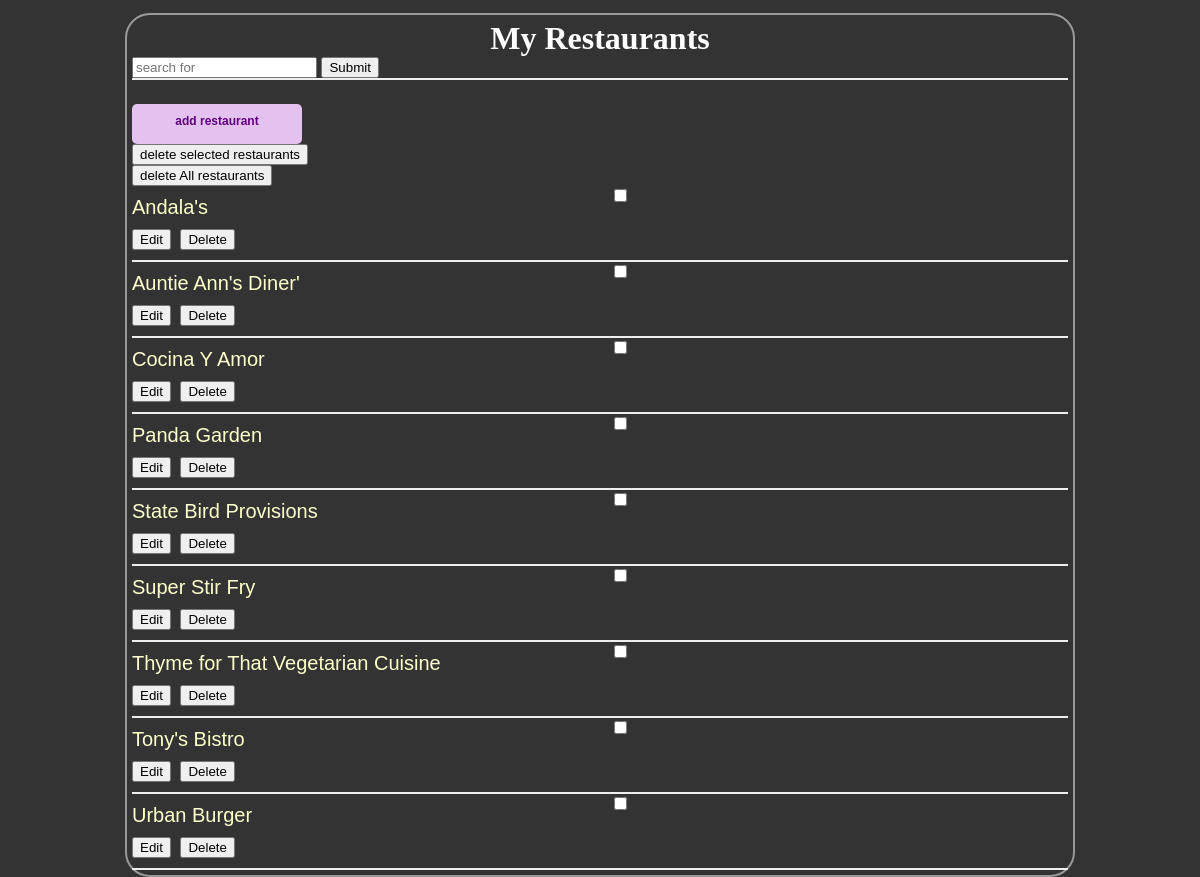
The page /restaurants/ on the database as committed earlier.
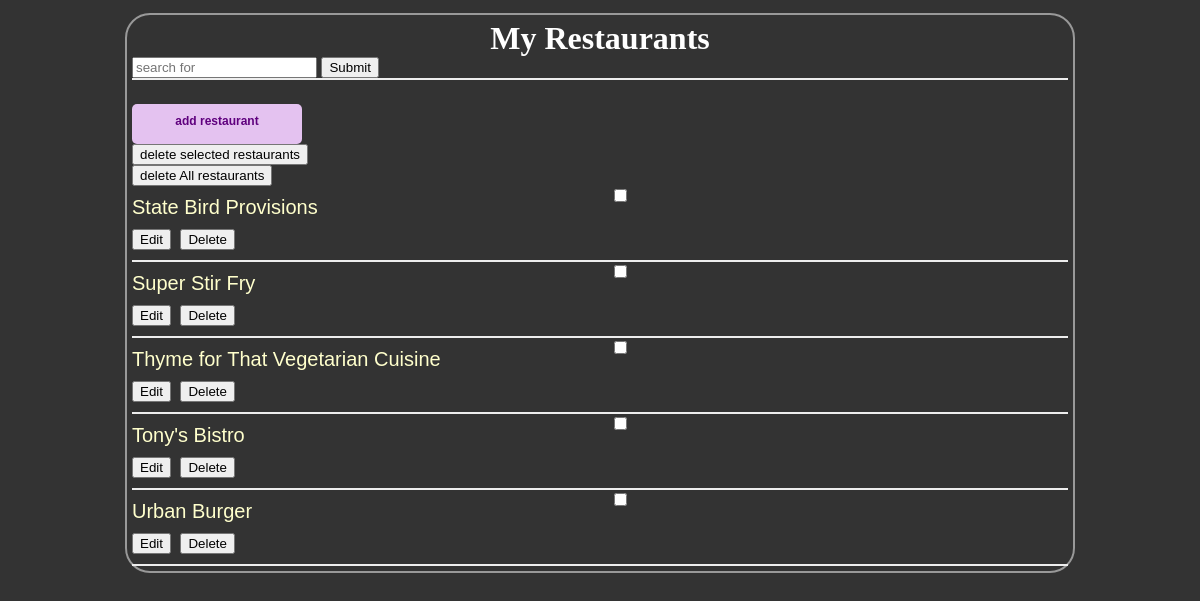
The same page on the database as committed later.
### database_setup.py (models this page shows, shortened)
class Restaurant(Base):
    __tablename__ = 'restaurant'
    id = Column(Integer, primary_key=True)
    name = Column(String(250), nullable=False)

### finalProject.py (the view)
@app.route('/')
@app.route('/restaurants/')
def restaurants():
    allRestaurants=session.query(Restaurant).order_by(Restaurant.name)
    return render_template('restaurants.html',restaurants=allRestaurants)

### templates/restaurants.html (shortened to what this page needs)
<!DOCTYPE html>
<html>
<head>
	<link rel="stylesheet" type="text/css" href="{{url_for('static',filename='style.css')}}">
</head>
<body>
	<div class="pane">
		<div class="restaurant-header">
			<h1 class="header">My Restaurants</h1>
			<form action="{{url_for('searchItem')}}" method="POST">
				<input type="text" name="search" placeholder="search for">
				<input type="submit" name="search">
			</form>
		</div>
		<a class="add-restaurant" href="{{url_for('newRestaurant')}}">add restaurant</a>
		<form action="{{url_for('deleteMultipleRestaurants')}}" method="POST" id='deleteSelected'>
			<button>delete selected restaurants</button>
		</form>
		<form action="{{url_for('deleteAllRestaurants')}}" method="POST">
			<button type="submit" >delete All restaurants</button>
		</form>
		{% for restaurant in restaurants %}
		<div class="restaurant">
			<input type="checkbox" name="restaurant_id" value="{{restaurant.id}}" form="deleteSelected" ></input><a class="name" href="{{url_for('restaurantMenu',restaurant_id=restaurant.id,hilightFlag='')}}">{{restaurant.name}}</a><br>
			<div class="restaurant-options">
				<button onclick="location.href='{{url_for('editRestaurant',restaurant_id=restaurant.id)}}'">Edit</button>
				<button onclick="location.href='{{url_for('deleteRestaurant',restaurant_id=restaurant.id)}}'">Delete</button>
			</div>
		</div>
		{% endfor %}
	</div>
</body>
</html>

### static/style.css (style rules this page uses)
body { font-family: sans-serif;background-color: #333333; }
h1, h2, h3, h4 { color: #FFFFFF; }
h1, h2 { font-family: 'Georgia', serif; margin: 0; }
.restaurant-header { border-bottom: 2px solid #eee; margin-bottom: 24px }
button { margin-right: 5px; }
a { text-decoration: none; color:#FFFFCC; font-size: .75em; }
.pane { position:absolute;right:10%; left:10%; border: 2px solid; border-radius: 25px; padding: 5px; margin: 5px; border-color: #999999; background-color: #333333 }
.header { left:50%; text-align: center; }
.name { width:50%;display: inline-block; float: left; }
a.name { font-size: 20px;margin: 10px;margin-left: 0px }
.restaurant-options { margin-right:50%;margin-bottom: 10px }
.restaurant { border-bottom: 2px solid #eee; }
.restaurant .name { font-size: 20px; }
a.add-restaurant { display: block; width: 150px; height: 20px; background: #E4C2F0; padding: 10px; text-align: center; border-radius: 5px; color: #5F007E; font-weight: bold; }

Rows that differ between the two databases and show on the page:
removed Restaurant: name "Andala's"
removed Restaurant: name "Auntie Ann's Diner'"
removed Restaurant: name "Cocina Y Amor"
removed Restaurant: name "Panda Garden"
